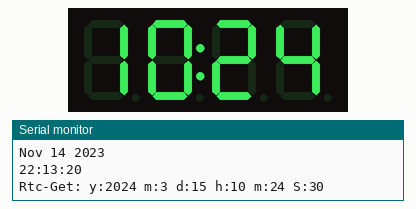
A sketch run on a simulated ESP32. On the bench: 4-digit seven-segment display, the last lines printed to the serial monitor. The local clock reads 2024-03-15 10:24:30 at power-on unless the sketch sets it.

Above: at 0.1 s.
At 64.4 s:
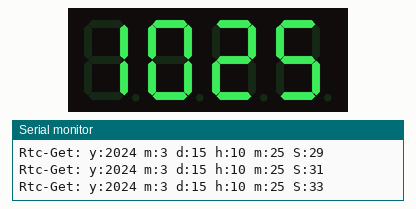
At 128.8 s:
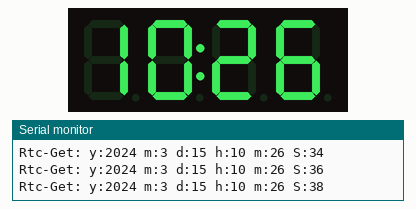

The sketch:

Ds1306Clock.ino
```cpp
#include <ThreeWire.h>
#include <TM1637Display.h>
#include <RtcDS1302.h>
#include <string.h>

#define DS_CLK 5
#define DS_DATA 4
#define DS_RST 2

#define TM1637_CLK 0
#define TM1637_DIO 12

ThreeWire Wire(DS_DATA, DS_CLK, DS_RST);
RtcDS1302<ThreeWire> Rtc(Wire);

TM1637Display tmdisplay(TM1637_CLK, TM1637_DIO);

RtcDateTime compiled = RtcDateTime(__DATE__, __TIME__);
void setup()
{
  // put your setup code here, to run once:
  Serial.begin(9600);
  tmdisplay.setBrightness(0x0f);
  Rtc.Begin();

  Serial.println(__DATE__);
  Serial.println(__TIME__);

  // INIT Time
  // If u want use compiled time
  //  RtcDateTime now = Rtc.GetDateTime();
  //  if(Rtc.GetIsRunning()&&(Rtc.GetDateTime()<now)){
  //      if (Rtc.GetIsWriteProtected()) {
  //        Rtc.SetIsWriteProtected(false);
  //        SetDs1302Date(compiled);
  //      }else{
  //        SetDs1302Date(compiled);
  //      }

  // }else{
  //   Rtc.SetIsRunning(true);
  //   SetDs1302Date(compiled);
  // }
}

void loop()
{
  RtcDateTime now = Rtc.GetDateTime();
  // uint16_t time = now.Hour()*100 + now.Minute();
  // tmdisplay.showNumberDecEx(time, 0b00000010);
  // // tmdisplay.showNumberDec()
  // Serial.println(time);
  // delay(1000);

  // tmdisplay.showNumberDecEx(time, 0b00001000);
  Serial.printf("Rtc-Get: y:%d m:%d d:%d h:%d m:%d S:%d\n", now.Year(), now.Month(), now.Day(), now.Hour(), now.Minute(), now.Second());
  show_clock(now.Hour(), now.Minute(), true);
  delay(1000);
  show_clock(now.Hour(), now.Minute(), false);
  delay(1000);
}

void SetDs1302Date(const RtcDateTime &dt)
{
  Rtc.SetDateTime(dt);
  Serial.println("Set Rtc Time");
}

String printDateTime(const RtcDateTime &dt)
{
  char datestring[20];

  snprintf_P(datestring,
             countof(datestring),
             PSTR("%02u/%02u/%04u %02u:%02u:%02u"),
             dt.Month(),
             dt.Day(),
             dt.Year(),
             dt.Hour(),
             dt.Minute(),
             dt.Second());
  return String(datestring);
}

// By @scottchiefbaker
void show_clock(uint8_t hours, uint8_t minutes, bool Showdot)
{
  uint8_t d1 = hours / 10;   // Tens digit of hours
  uint8_t d2 = hours % 10;   // Ones digit of hours
  uint8_t d3 = minutes / 10; // Tens digit of minutes
  uint8_t d4 = minutes % 10; // Ones digit of minutes

  /*
  char msg[100] = "";
  snprintf(msg, 100, "Displaying: %d hours %d minutes (%d%d:%d%d)\n", hours, minutes, d1, d2, d3, d4);
  Serial.print(msg);
  */

  uint8_t digits[4];
  digits[0] = tmdisplay.encodeDigit(d1);
  digits[1] = tmdisplay.encodeDigit(d2);
  digits[2] = tmdisplay.encodeDigit(d3);
  digits[3] = tmdisplay.encodeDigit(d4);

  // Turn on the colon
  if (Showdot)
  {
    digits[1] |= 128;
  }
  else
  {
    digits[1] &= ~128;
  }

  // No leading zero on times like 1:34
  if (!d1)
  {
    digits[0] = 0; // Off
  }

  tmdisplay.setSegments(digits, 4, 0);
}
```
